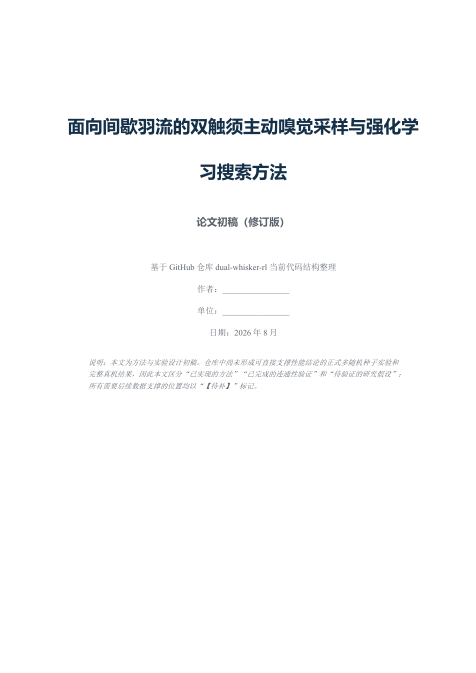
#> input picture tmp/docs/reference_style_render/page-01.png, 951 x 1345 px (shown at 1/2 size); its folder holds 4 pictures in this run
$ python make_docx_contact_sheets.py
#> lines starting #> are read from the running program, lines starting #| are printed output that depends on the picture
from __future__ import annotations

from pathlib import Path

from PIL import Image, ImageDraw


ROOT = Path(__file__).resolve().parent / "reference_style_render"
PAGES = sorted(ROOT.glob("page-*.png"))
OUT = ROOT / "contact_sheets"


def main() -> None:
    OUT.mkdir(parents=True, exist_ok=True)
    for sheet_index in range(0, len(PAGES), 4):
        group = PAGES[sheet_index : sheet_index + 4]
        opened = [Image.open(path).convert("RGB") for path in group]
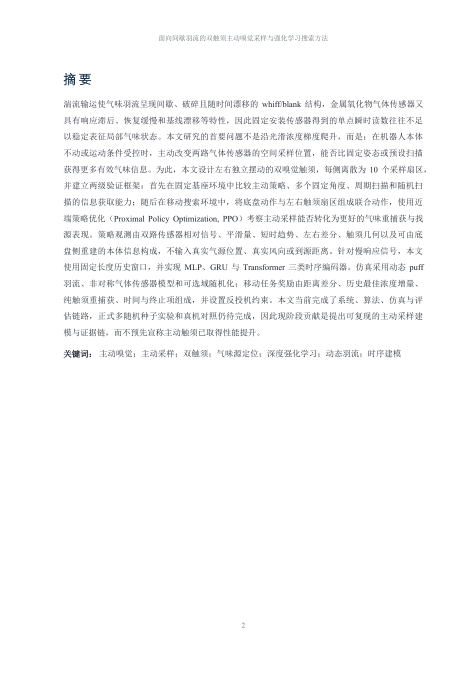
#> input picture tmp/docs/reference_style_render/page-02.png, 951 x 1345 px (shown at 1/2 size)
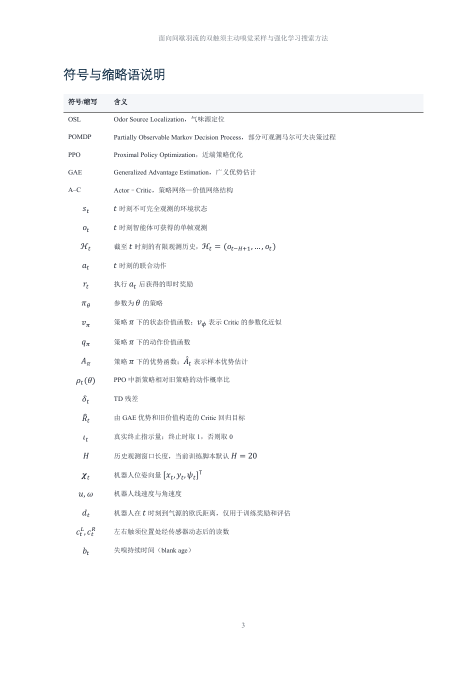
#> input picture tmp/docs/reference_style_render/page-03.png, 951 x 1345 px (shown at 1/2 size)
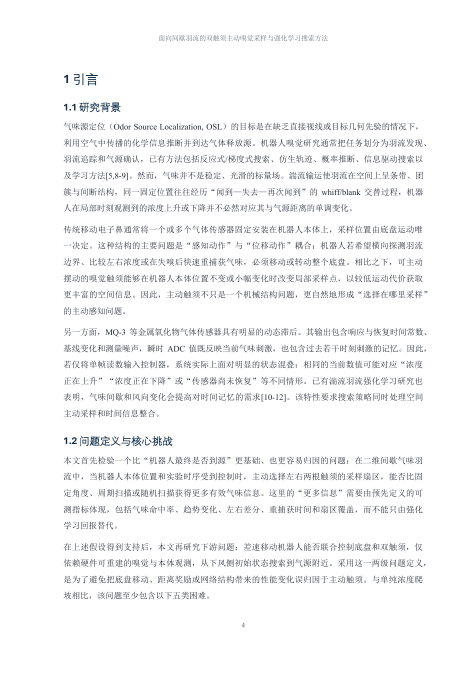
#> input picture tmp/docs/reference_style_render/page-04.png, 951 x 1345 px (shown at 1/2 size)
#> opened = 4 items
        target_width = 850
        scaled = []
        for image in opened:
            height = round(image.height * target_width / image.width)
            scaled.append(image.resize((target_width, height)))
#> this loop made 4 passes
#> after the loop, scaled = 4 items
        cell_height = max(image.height for image in scaled) + 40
#> cell_height = 1242
        canvas = Image.new("RGB", (target_width * 2 + 30, cell_height * 2 + 30), "white")
#> canvas: PIL image 1730x2514 RGB; every value is 255
        draw = ImageDraw.Draw(canvas)
        for offset, (image, path) in enumerate(zip(scaled, group)):
            row, col = divmod(offset, 2)
            x = col * (target_width + 30)
            y = row * cell_height + 28
            canvas.paste(image, (x, y))
            draw.text((x + 8, row * cell_height + 6), path.stem, fill="black")
#> this loop made 4 passes
#> (row, col, x, y) on passes 1 to 4: (0, 0, 0, 28), (0, 1, 880, 28), (1, 0, 0, 1270), (1, 1, 880, 1270)
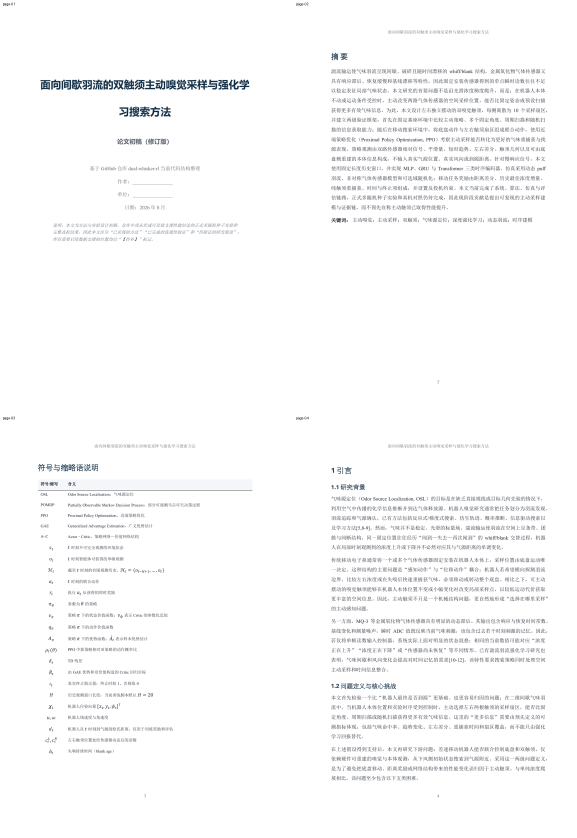
#> canvas: PIL image 1730x2514 RGB (shown at 1/3 size); mean R, G, B 249.8, 250.1, 250.4
        first_page = sheet_index + 1
        last_page = sheet_index + len(group)
        canvas.save(OUT / f"pages_{first_page:02d}_{last_page:02d}.png")
    print(f"created {len(list(OUT.glob('*.png')))} contact sheets")


if __name__ == "__main__":
    main()
